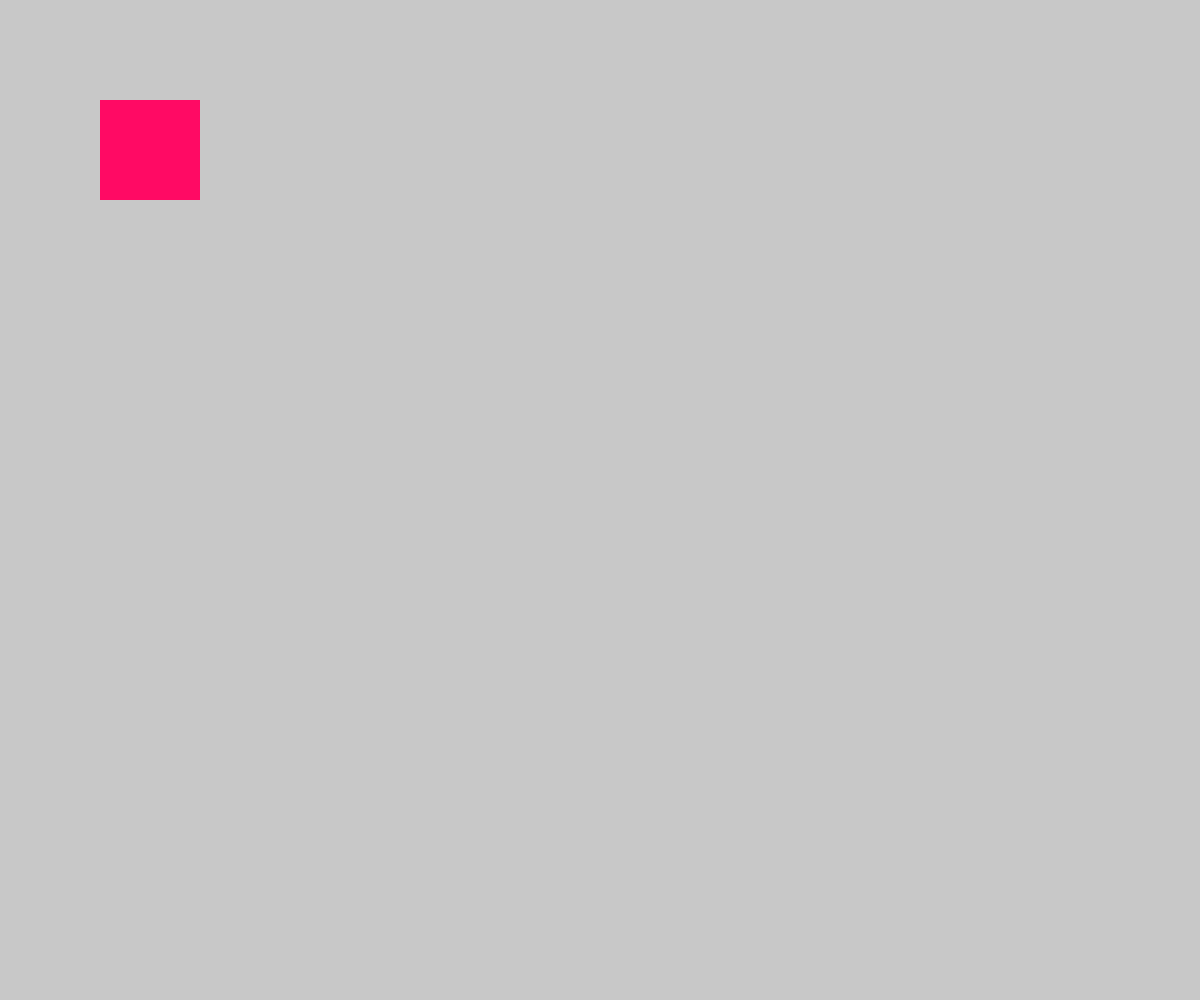
Frame 1 (no input)
Frame 60 (no input): identical to frame 1, image omitted
Frame 120 (the mouse pressed at the canvas centre since frame 60): identical to frame 1, image omitted

The p5.js sketch that drew this single still picture (run headless with seeded random() and noise() and a simulated clock; from frame 60 on, the mouse is pressed at the canvas centre):

// p5.js sketch
// ── sketch.js
//var rectOneX = 100;
//var rectOneY = 100;
//var rectOneSize = 100;

var rectOne = {
    x: 100,
    y: 100,
    size: 100
//    top: rectOne.y,
//    bottom: rectOne.y + rectOne.size,
//    left: rectOne.x,
//    right: rectOne.x + rectOne.size 
};

var rectOneTop = rectOne.y;
var rectOneBottom = rectOne.y + rectOne.size;
var rectOneLeft = rectOne.x;
var rectOneRight = rectOne.x + rectOne.size;

var colR = 255;

function setup() {
    
    createCanvas(windowWidth,windowHeight);

}

function draw() {
    
    background(200);
    
    noStroke();
    fill(colR,10,100);
    rect(rectOne.x,rectOne.y,rectOne.size,rectOne.size);
    
    if(mouseX > rectOneLeft && mouseX < rectOneRight && mouseY > rectOneTop && mouseY < rectOneBottom) {
        colR = 0;
    }else {
        colR = 255;
    }
    
}
